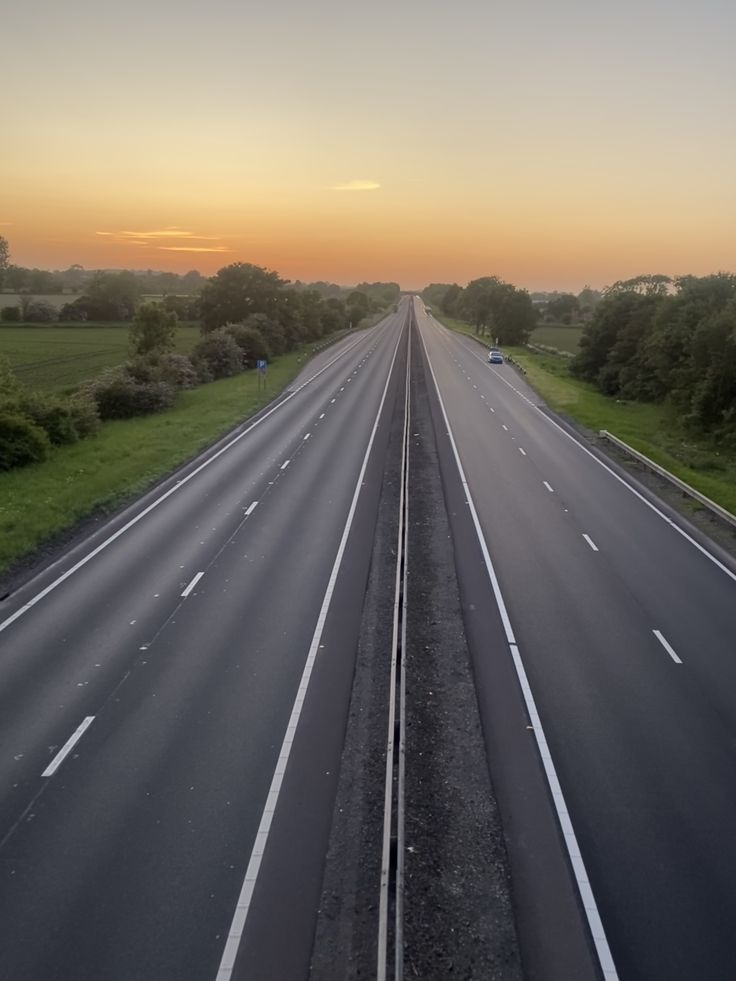
#> input picture img2.jpeg, 736 x 981 px
$ python 'problem 11.py'
#> lines starting #> are read from the running program, lines starting #| are printed output that depends on the picture; after the words box and inside, x2 and y2 are one past the last pixel; in counts of white or black regions, pixels touching at a corner belong together
import cv2
import numpy as np
import matplotlib.pyplot as plt


# ---------------------------------------------------
# Load image
# ---------------------------------------------------
image = cv2.imread("img2.jpeg")
#> image is the input picture: shape (981, 736, 3); mean B, G, R 98.9, 106.5, 112.1

if image is None:
    print("Image not found")
    exit()

original = image.copy()

# ---------------------------------------------------
# Convert to grayscale
# ---------------------------------------------------
gray = cv2.cvtColor(image, cv2.COLOR_BGR2GRAY)
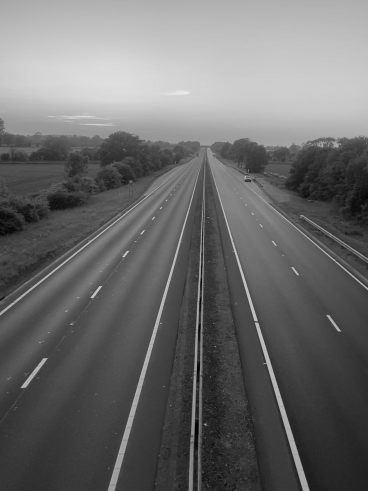
#> gray: shape (981, 736) (shown at 1/2 size); min 0, max 236, mean 107.3

# ---------------------------------------------------
# Apply Gaussian Blur
# ---------------------------------------------------
blur = cv2.GaussianBlur(gray, (5, 5), 0)

# ---------------------------------------------------
# Edge Detection
# ---------------------------------------------------
edges = cv2.Canny(blur, 50, 150)
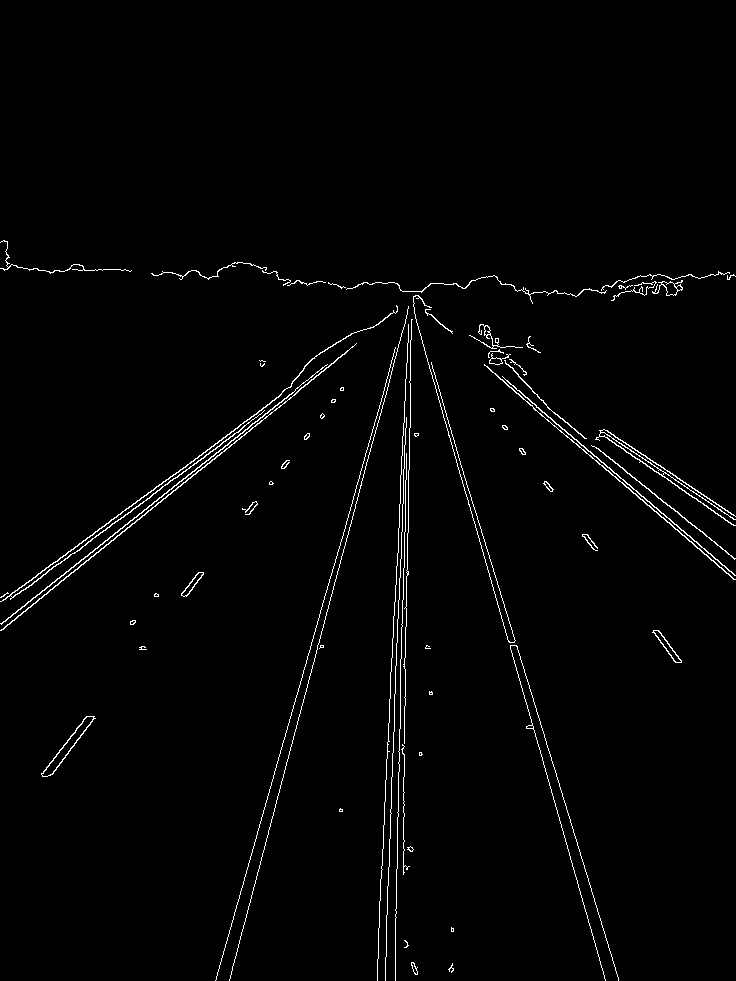
#> edges: shape (981, 736); 1.6% white in thin lines or dots, all inside (x1, y1, x2, y2) = (0, 240, 736, 981)

# ---------------------------------------------------
# Define Region of Interest
# ---------------------------------------------------
height, width = edges.shape

mask = np.zeros_like(edges)

polygon = np.array([[
    (0, height),
    (width, height),
    (width // 2, int(height * 0.55))
]], np.int32)

cv2.fillPoly(mask, polygon, 255)
#> mask: shape (981, 736); 22.6% white; 1 white region, box (x1, y1, x2, y2) and area: (0, 539, 736, 981) 163060

cropped = cv2.bitwise_and(edges, mask)
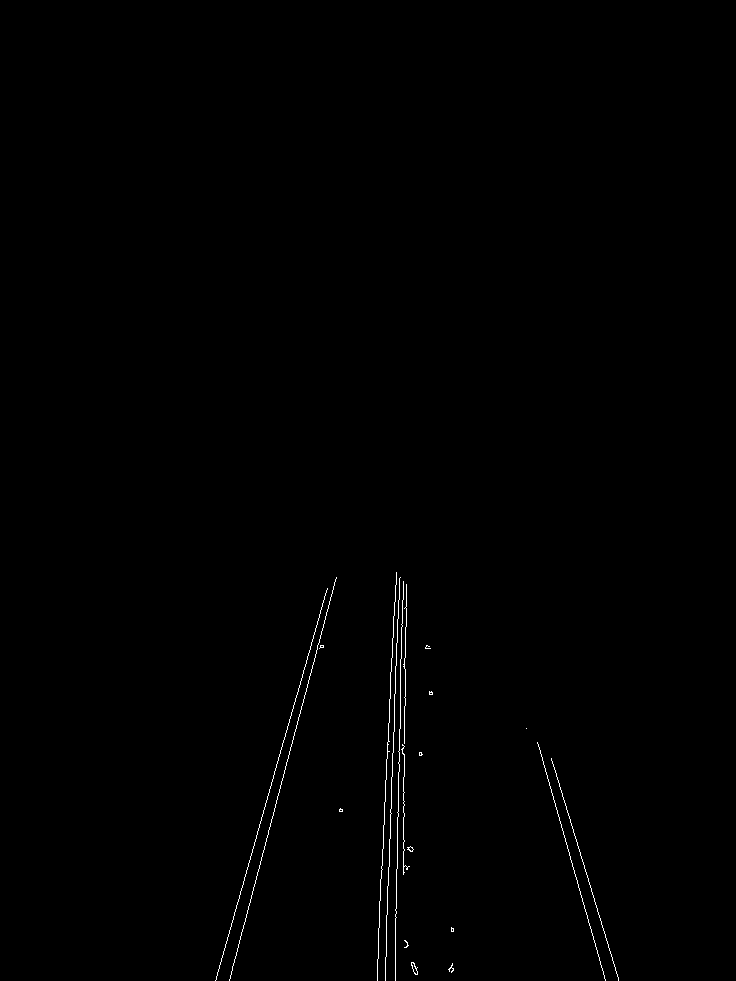
#> cropped: shape (981, 736); 0.41% white in thin lines or dots, all inside (x1, y1, x2, y2) = (215, 572, 619, 981)

# ---------------------------------------------------
# Detect line segments using Hough Transform
# ---------------------------------------------------
lines = cv2.HoughLinesP(
    cropped,
    rho=2,
    theta=np.pi / 180,
    threshold=50,
    minLineLength=40,
    maxLineGap=20
)
#> lines = 19 rows, first 6: [377, 966, 389, 719], [402, 626, 403, 581], [234, 912, 326, 590], [240, 936, 336, 577], [385, 967, 393, 732], [396, 917, 396, 869]

# ---------------------------------------------------
# Separate left and right lane points
# ---------------------------------------------------
left_points = []
right_points = []

if lines is not None:

    for line in lines:

        x1, y1, x2, y2 = line.reshape(4)

        # Avoid division by zero
        if x2 - x1 == 0:
            continue

        slope = (y2 - y1) / (x2 - x1)

        # Ignore near-horizontal lines
        if abs(slope) < 0.3:
            continue

        # Ignore extreme slopes
        if abs(slope) > 10:
            continue

        # Separate lanes
        if slope < 0:
            left_points.extend([(x1, y1), (x2, y2)])
        else:
            right_points.extend([(x1, y1), (x2, y2)])
#> this loop made 19 passes
#> (x1, y1, x2, y2, slope) on passes 1, 2, 3, 4, 5, 7, 10, 12: (377, 966, 389, 719, -20.58), (402, 626, 403, 581, -45), (234, 912, 326, 590, -3.5), (240, 936, 336, 577, -3.74), (385, 967, 393, 732, -29.38), (537, 742, 605, 980, 3.5), (395, 585, 397, 639, 27), (387, 756, 392, 638, -23.6)
#> after the loop, left_points = [(234, 912), (326, 590), (240, 936), (336, 577), (227, 940), (253, 846), (229, 980), (246, 914), (243, 927), (259, 868), (246, 873), (327, 588)]; right_points = [(537, 742), (605, 980), (551, 758), (618, 979)]

# ---------------------------------------------------
# Extrapolate line to fixed field-of-view points
# ---------------------------------------------------
def extrapolate_lane(points, y_bottom, y_top, width):

    if len(points) < 2:
        return None

    x = np.array([p[0] for p in points])
    y = np.array([p[1] for p in points])

    # Linear regression
    fit = np.polyfit(y, x, 1)

    slope = fit[0]
    intercept = fit[1]

    # Safeguard against unstable slopes
    if abs(slope) < 0.001:
        return None

    # Calculate endpoints
    x_bottom = int(slope * y_bottom + intercept)
    x_top = int(slope * y_top + intercept)

    # Boundary checking
    x_bottom = max(0, min(width - 1, x_bottom))
    x_top = max(0, min(width - 1, x_top))

    return (x_bottom, y_bottom, x_top, y_top)

# ---------------------------------------------------
# Fixed extrapolation points
# ---------------------------------------------------
y_bottom = height
y_top = int(height * 0.55)

left_lane = extrapolate_lane(
    left_points,
    y_bottom,
    y_top,
    width
)
#> in extrapolate_lane, `x = np.array([p[0] for p in points])`: x = [234, 326, 240, 336, 227, 253, 229, 246, 243, 259, 246, 327]
#> in extrapolate_lane, `y = np.array([p[1] for p in points])`: y = [912, 590, 936, 577, 940, 846, 980, 914, 927, 868, 873, 588]
#> in extrapolate_lane, `fit = np.polyfit(y, x, 1)`: fit = [-0.267, 484.8]
#> in extrapolate_lane, `slope = fit[0]`: slope = -0.267
#> in extrapolate_lane, `intercept = fit[1]`: intercept = 484.8
#> in extrapolate_lane, `x_bottom = int(slope * y_bottom + intercept)`: x_bottom = 223
#> in extrapolate_lane, `x_top = int(slope * y_top + intercept)`: x_top = 341
#> left_lane = (223, 981, 341, 539)

right_lane = extrapolate_lane(
    right_points,
    y_bottom,
    y_top,
    width
)
#> right_lane = (612, 981, 481, 539)

# ---------------------------------------------------
# Draw extrapolated lanes
# ---------------------------------------------------
lane_image = np.zeros_like(image)

if left_lane is not None:

    cv2.line(
        lane_image,
        (left_lane[0], left_lane[1]),
        (left_lane[2], left_lane[3]),
        (0, 255, 0),
        5
    )

if right_lane is not None:

    cv2.line(
        lane_image,
        (right_lane[0], right_lane[1]),
        (right_lane[2], right_lane[3]),
        (0, 255, 0),
        5
    )
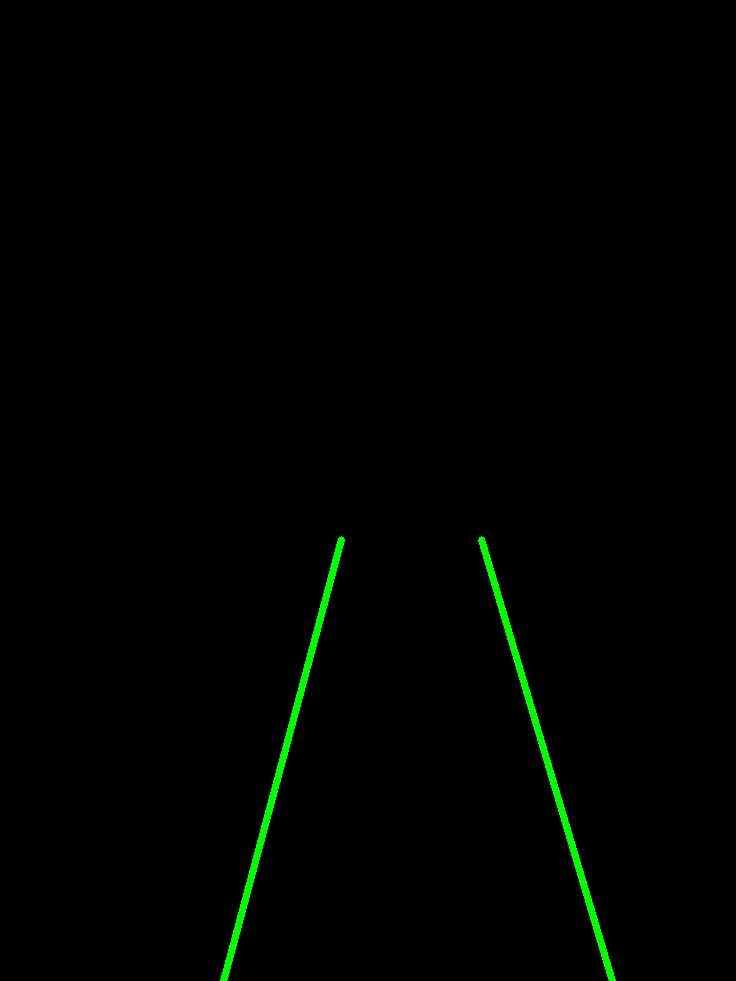
#> lane_image: shape (981, 736, 3); mean of channels 0, 1, 2 0, 2.3, 0; drawn as B, G, R

# ---------------------------------------------------
# Overlay lanes on original image
# ---------------------------------------------------
result = cv2.addWeighted(
    original,
    0.8,
    lane_image,
    1,
    1
)
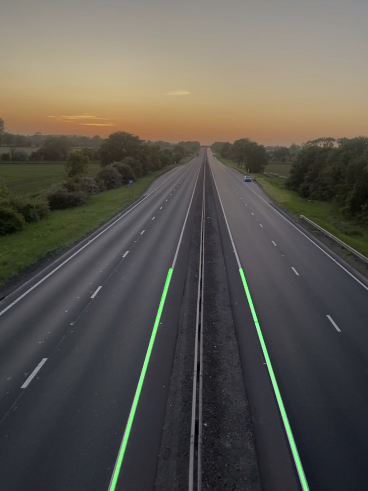
#> result: shape (981, 736, 3) (shown at 1/2 size); mean B, G, R 80.2, 87.3, 90.6

# ---------------------------------------------------
# Display results
# ---------------------------------------------------
plt.figure(figsize=(12, 8))

plt.subplot(2, 2, 1)
plt.imshow(cv2.cvtColor(original, cv2.COLOR_BGR2RGB))
plt.title("Original Image")
plt.axis("off")

plt.subplot(2, 2, 2)
plt.imshow(edges, cmap='gray')
plt.title("Edge Detection")
plt.axis("off")

plt.subplot(2, 2, 3)
plt.imshow(cropped, cmap='gray')
plt.title("Region of Interest")
plt.axis("off")

plt.subplot(2, 2, 4)
plt.imshow(cv2.cvtColor(result, cv2.COLOR_BGR2RGB))
plt.title("Extrapolated Lane Lines")
plt.axis("off")

plt.tight_layout()
plt.show()
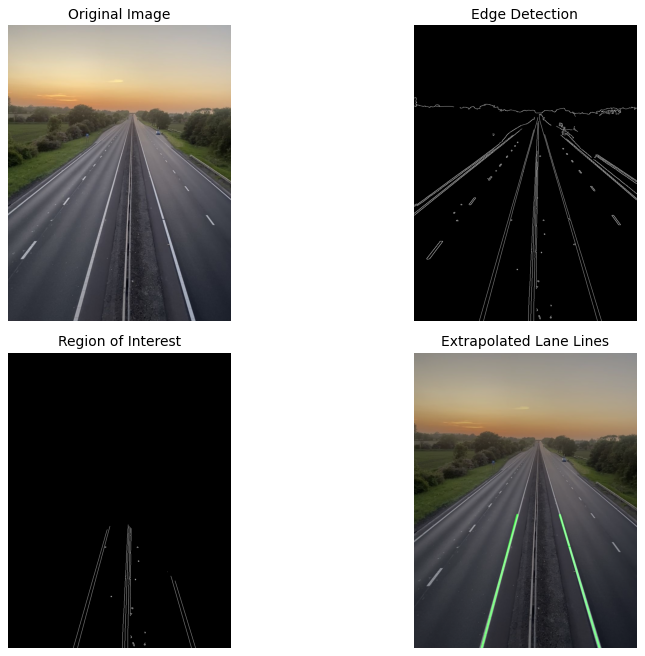
#> figure drawn by matplotlib, 4 panels

$ run again, with img3.jpeg copied over img2.jpeg
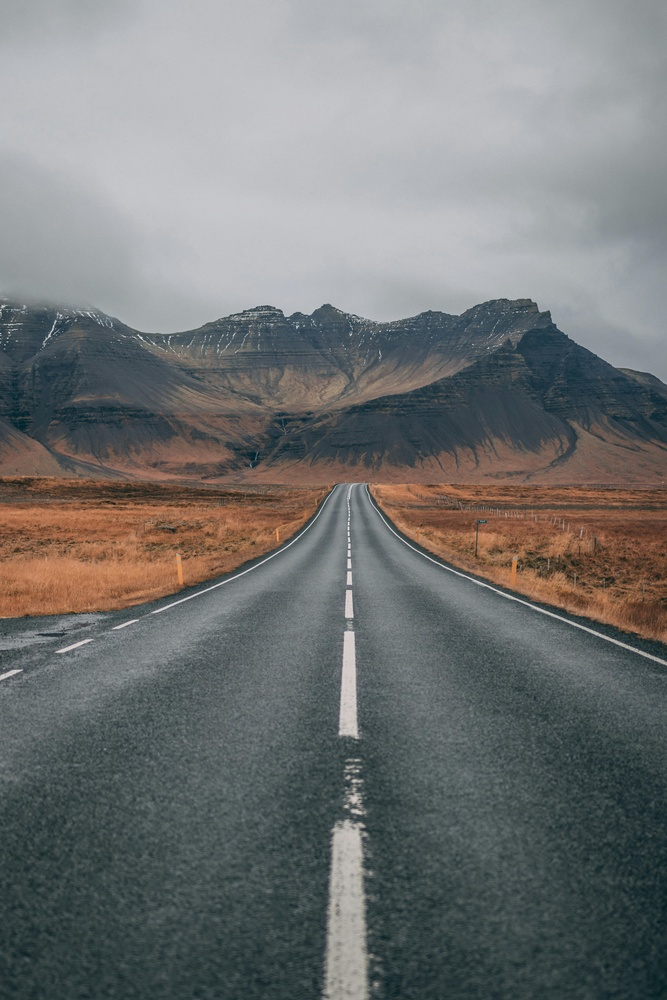
#> input picture img3.jpeg, 667 x 1000 px, shrunk from 4000 x 6000 before the run
#> image is the input picture: shape (1000, 667, 3); mean B, G, R 116.6, 116.9, 114.9
#> `edges = cv2.Canny(blur, 50, 150)`:
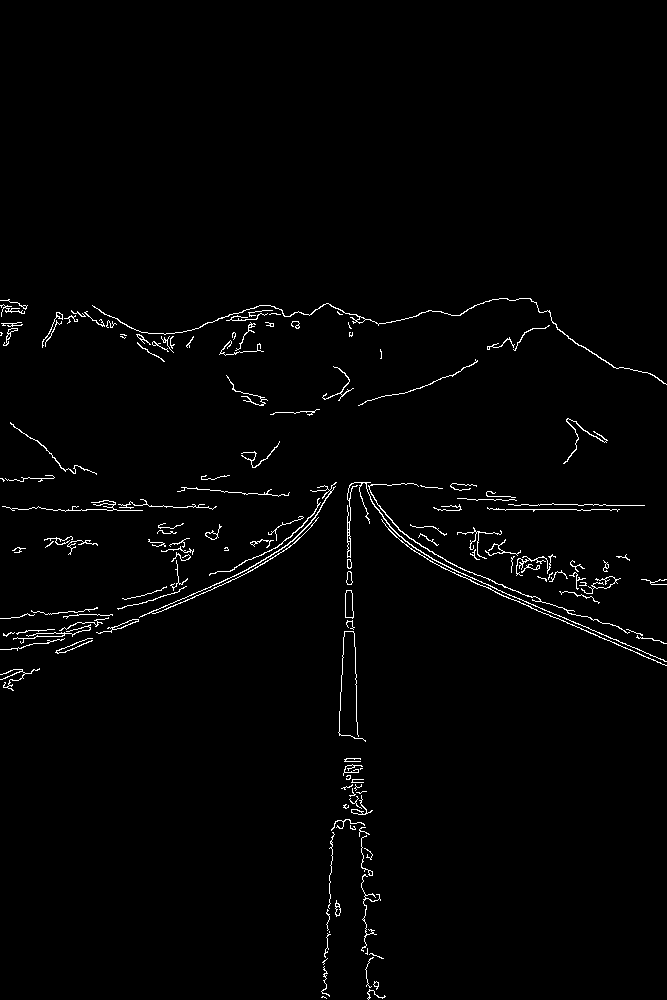
#> edges: shape (1000, 667); 1.5% white in thin lines or dots, all inside (x1, y1, x2, y2) = (0, 298, 667, 1000)
#> mask: shape (1000, 667); 22.6% white; 1 white region, box (x1, y1, x2, y2) and area: (0, 550, 667, 1000) 150466
#> cropped: shape (1000, 667); 0.22% white in thin lines or dots, all inside (x1, y1, x2, y2) = (321, 571, 386, 1000)
#> lines = 19 rows, first 6: [358, 735, 368, 999], [339, 735, 347, 572], [351, 574, 356, 680], [352, 758, 366, 898], [322, 997, 334, 823], [346, 758, 354, 829]
#> the loop `for line in lines: ` made 19 passes
#> (x1, y1, x2, y2, slope) on passes 1 to 8: (358, 735, 368, 999, 26.4), (339, 735, 347, 572, -20.38), (351, 574, 356, 680, 21.2), (352, 758, 366, 898, 10), (322, 997, 334, 823, -14.5), (346, 758, 354, 829, 8.88), (355, 684, 370, 900, 14.4), (362, 766, 371, 901, 15)
#> after the loop `for line in lines:`: left_points = []; right_points = [(352, 758), (366, 898), (346, 758), (354, 829), (347, 758), (355, 829)]
#> right_lane = (376, 1000, 323, 550)
#> `plt.show()`:
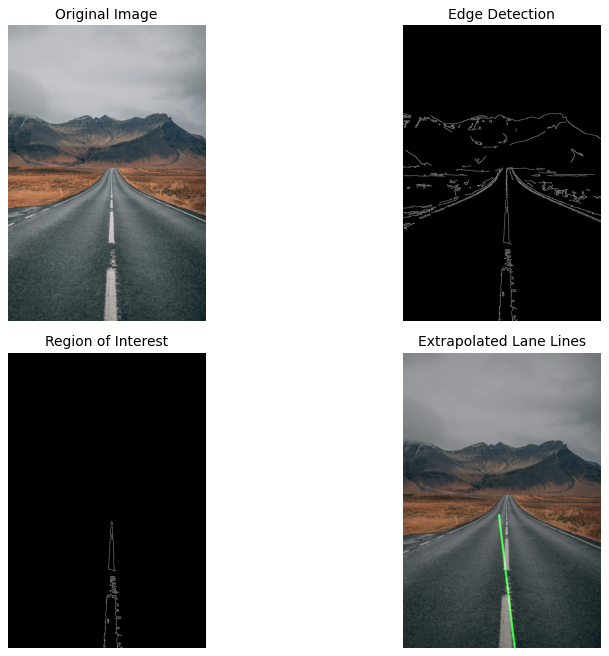
#> figure drawn by matplotlib, 4 panels
